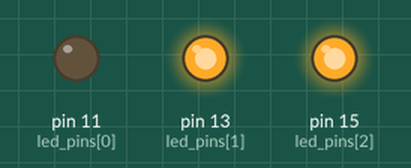
Simulated run of this program. Board: Raspberry Pi (header pin numbers). Parts: output pins drawn as LEDs (lit = HIGH).

Above: at 0.05 s.
At 0.75 s:
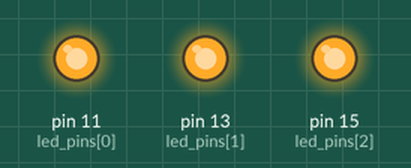
At 1.45 s:
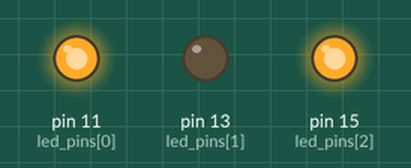
At 2.85 s:
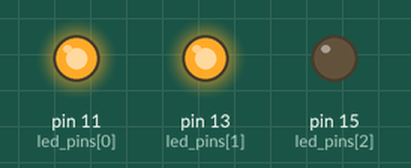
Timing chart, 0 to 3.1 s (numbered marks = the images above):
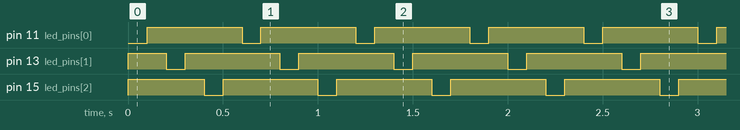

The program:

ledrgb.py
```python
import RPi.GPIO as led
import time

led.setwarnings(False)

led.setmode(led.BOARD)

led_pins = [11, 13, 15]

for x in led_pins:
    led.setup(x, led.OUT)

for x in led_pins:
    led.output(x, 1)

while (1):
    for x in led_pins:
        led.output(x, 0)
        time.sleep(0.1)
        led.output(x, 1)
        time.sleep(0.1)
        
```

Measured:
- by itself, pin 11 (led_pins[0]), pin 13 (led_pins[1]), pin 15 (led_pins[2]): alternates HIGH for 0.50 s and LOW for 0.10 s
